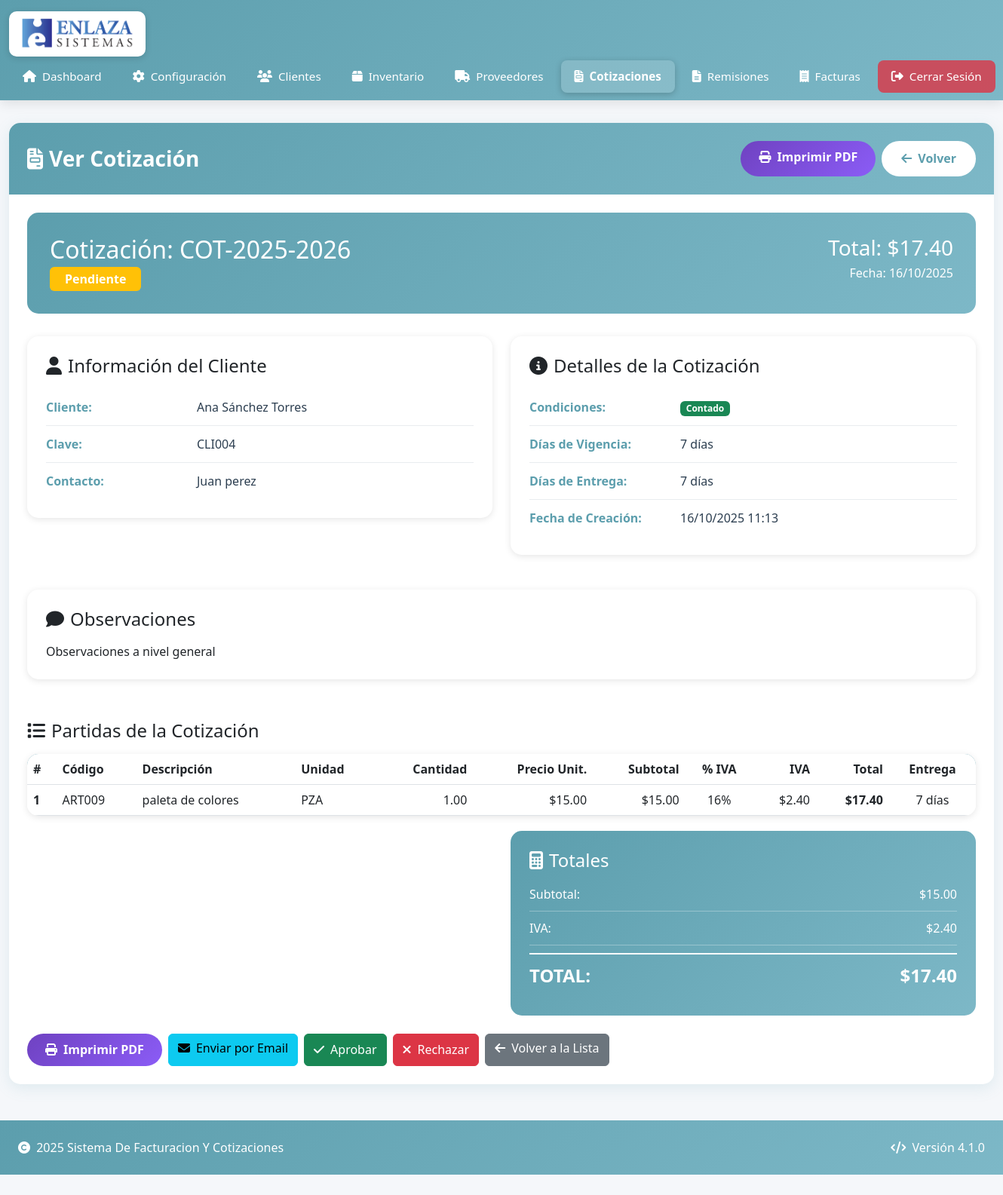
Page /cotizaciones/ver/2 on the committed database.
### tables this page shows
CREATE TABLE `cotizaciones` (
  `cotizacionesid` bigint(20) NOT NULL AUTO_INCREMENT,
  `clientesid` bigint(20) NOT NULL,
  `folio` varchar(50) NOT NULL,
  `fecha` date NOT NULL,
  `condiciones` enum('Contado','Credito') NOT NULL DEFAULT 'Contado',
  `dias_vigencia` int(11) NOT NULL DEFAULT '7',
  `contacto` varchar(245) DEFAULT NULL,
  `dias_entrega` int(11) NOT NULL DEFAULT '7',
  `subtotal` decimal(15,2) NOT NULL DEFAULT '0.00',
  `iva` decimal(15,2) NOT NULL DEFAULT '0.00',
  `total` decimal(15,2) NOT NULL DEFAULT '0.00',
  `status` enum('Pendiente','Aprobada','Rechazada','Vencida') NOT NULL DEFAULT 'Pendiente',
  `observaciones` text,
  `fecha_creacion` timestamp NOT NULL DEFAULT CURRENT_TIMESTAMP,
  `fecha_actualizacion` timestamp NOT NULL DEFAULT CURRENT_TIMESTAMP ON UPDATE CURRENT_TIMESTAMP,
  PRIMARY KEY (`cotizacionesid`),
  UNIQUE KEY `folio` (`folio`),
  KEY `idx_clientesid` (`clientesid`),
  KEY `idx_folio` (`folio`),
  KEY `idx_fecha` (`fecha`),
  KEY `idx_status` (`status`),
  CONSTRAINT `cotizaciones_ibfk_1` FOREIGN KEY (`clientesid`) REFERENCES `clientes` (`clientesid`)
);

CREATE TABLE `clientes` (
  `clientesid` bigint(20) NOT NULL AUTO_INCREMENT,
  `clavecliente` varchar(45) NOT NULL,
  `nombrecliente` varchar(245) NOT NULL,
  `direccion` varchar(145) DEFAULT NULL,
  `exterior` varchar(45) DEFAULT NULL,
  `interior` varchar(45) DEFAULT NULL,
  `colonia` varchar(145) DEFAULT NULL,
  `ciudad` varchar(45) DEFAULT NULL,
  `estado` varchar(45) DEFAULT NULL,
  `fecha_creacion` date NOT NULL DEFAULT '1990-01-01',
  `fecha_actualizacion` date NOT NULL DEFAULT '1990-01-01',
  PRIMARY KEY (`clientesid`),
  UNIQUE KEY `clavecliente` (`clavecliente`),
  KEY `idx_clavecliente` (`clavecliente`),
  KEY `idx_nombrecliente` (`nombrecliente`),
  KEY `idx_ciudad` (`ciudad`)
);

CREATE TABLE `partidas_cotizaciones` (
  `partidasid` bigint(20) NOT NULL AUTO_INCREMENT,
  `cotizacionesid` bigint(20) NOT NULL,
  `partida_numero` int(11) NOT NULL,
  `codigoarticulo` varchar(45) NOT NULL,
  `descripcion` varchar(245) NOT NULL,
  `cantidad` decimal(15,2) NOT NULL,
  `precio_unitario` decimal(15,2) NOT NULL,
  `precio_total` decimal(15,2) NOT NULL,
  `dias_entrega` int(11) NOT NULL DEFAULT '7',
  `unidad_medida` varchar(45) NOT NULL DEFAULT 'PZA',
  `porcentaje_iva` decimal(5,2) NOT NULL DEFAULT '16.00',
  `monto_iva` decimal(15,2) NOT NULL DEFAULT '0.00',
  `subtotal_partida` decimal(15,2) NOT NULL DEFAULT '0.00',
  `total_partida` decimal(15,2) NOT NULL DEFAULT '0.00',
  `observaciones_partida` text,
  `fecha_creacion` timestamp NOT NULL DEFAULT CURRENT_TIMESTAMP,
  PRIMARY KEY (`partidasid`),
  KEY `idx_cotizacionesid` (`cotizacionesid`),
  KEY `idx_codigoarticulo` (`codigoarticulo`),
  KEY `idx_partida_numero` (`partida_numero`),
  CONSTRAINT `partidas_cotizaciones_ibfk_1` FOREIGN KEY (`cotizacionesid`) REFERENCES `cotizaciones` (`cotizacionesid`) ON DELETE CASCADE
);

### views/cotizaciones/ver.php (the view, shortened to what the rows shown need)
<?php
require_once VIEWS_PATH . 'layout/header_dashboard.php';
?>
<div class="card card-custom">
    <div class="card-header">
        <div class="d-flex justify-content-between align-items-center flex-wrap gap-3">
            <h3 class="mb-0"><i class="fas fa-file-invoice me-2"></i><?php echo $titulo; ?></h3>
            <div class="d-flex gap-2">
                <a href="<?php echo BASE_URL; ?>cotizaciones/imprimir/<?php echo $cotizacion['cotizacionesid']; ?>"
                   target="_blank"
                   class="btn btn-imprimir">
                    <i class="fas fa-print me-2"></i>Imprimir PDF
                </a>
                <a href="<?php echo BASE_URL; ?>cotizaciones" class="btn btn-volver">
                    <i class="fas fa-arrow-left me-2"></i>Volver
                </a>
            </div>
        </div>
    </div>
    <div class="card-body p-4">
        <div class="cotizacion-header">
            <div class="row">
                <div class="col-md-6">
                    <h2 class="mb-1">Cotización: <?php echo htmlspecialchars($cotizacion['folio']); ?></h2>
                    <p class="mb-0">
                        <?php
                        $statusColors = [
                            'Pendiente' => 'warning',
                            'Aprobada' => 'success',
                            'Rechazada' => 'danger',
                            'Vencida' => 'secondary'
                        ];
                        $color = $statusColors[$cotizacion['status']] ?? 'secondary';
                        ?>
                        <span class="badge bg-<?php echo $color; ?>" style="font-size: 1rem; padding: 8px 20px;">
                            <?php echo $cotizacion['status']; ?>
                        </span>
                    </p>
                </div>
                <div class="col-md-6 text-md-end">
                    <h3 class="mb-1">Total: $<?php echo number_format($cotizacion['total'], 2); ?></h3>
                    <p class="mb-0">Fecha: <?php echo date('d/m/Y', strtotime($cotizacion['fecha'])); ?></p>
                </div>
            </div>
        </div>
        <div class="row">
            <div class="col-md-6">
                <div class="info-cotizacion">
                    <h4 class="mb-3"><i class="fas fa-user me-2"></i>Información del Cliente</h4>
                    <div class="info-row">
                        <div class="info-label">Cliente:</div>
                        <div class="info-value"><?php echo htmlspecialchars($cotizacion['nombrecliente']); ?></div>
                    </div>
                    <div class="info-row">
                        <div class="info-label">Clave:</div>
                        <div class="info-value"><?php echo htmlspecialchars($cotizacion['clavecliente']); ?></div>
                    </div>
                    <div class="info-row">
                        <div class="info-label">Contacto:</div>
                        <div class="info-value"><?php echo htmlspecialchars($cotizacion['contacto'] ?: 'N/A'); ?></div>
                    </div>
                </div>
            </div>
            <div class="col-md-6">
                <div class="info-cotizacion">
                    <h4 class="mb-3"><i class="fas fa-info-circle me-2"></i>Detalles de la Cotización</h4>
                    <div class="info-row">
                        <div class="info-label">Condiciones:</div>
                        <div class="info-value">
                            <span class="badge <?php echo $cotizacion['condiciones'] == 'Credito' ? 'bg-warning' : 'bg-success'; ?>">
                                <?php echo $cotizacion['condiciones']; ?>
                            </span>
                        </div>
                    </div>
                    <div class="info-row">
                        <div class="info-label">Días de Vigencia:</div>
                        <div class="info-value"><?php echo $cotizacion['dias_vigencia']; ?> días</div>
                    </div>
                    <div class="info-row">
                        <div class="info-label">Días de Entrega:</div>
                        <div class="info-value"><?php echo $cotizacion['dias_entrega']; ?> días</div>
                    </div>
                    <div class="info-row">
                        <div class="info-label">Fecha de Creación:</div>
                        <div class="info-value"><?php echo date('d/m/Y H:i', strtotime($cotizacion['fecha_creacion'])); ?></div>
                    </div>
                </div>
            </div>
        </div>
        <?php if (!empty($cotizacion['observaciones'])): ?>
        <div class="row mt-3">
            <div class="col-12">
                <div class="info-cotizacion">
                    <h4 class="mb-3"><i class="fas fa-comment me-2"></i>Observaciones</h4>
                    <p class="mb-0"><?php echo nl2br(htmlspecialchars($cotizacion['observaciones'])); ?></p>
                </div>
            </div>
        </div>
        <?php endif; ?>
        <div class="row mt-4">
            <div class="col-12">
                <h4 class="mb-3"><i class="fas fa-list me-2"></i>Partidas de la Cotización</h4>
                <div class="partidas-table">
                    <div class="table-responsive">
                        <table class="table table-hover mb-0">
                            <thead style="background: #5c9ead; color: white;">
                                <tr>
                                    <th>#</th>
                                    <th>Código</th>
                                    <th>Descripción</th>
                                    <th>Unidad</th>
                                    <th class="text-end">Cantidad</th>
                                    <th class="text-end">Precio Unit.</th>
                                    <th class="text-end">Subtotal</th>
                                    <th class="text-center">% IVA</th>
                                    <th class="text-end">IVA</th>
                                    <th class="text-end">Total</th>
                                    <th class="text-center">Entrega</th>
                                </tr>
                            </thead>
                            <tbody>
                                <?php if (empty($cotizacion['partidas'])): ?>
                                    <tr>
                                        <td colspan="11" class="text-center py-4">
                                            No hay partidas registradas
                                        </td>
                                    </tr>
                                <?php else: ?>
                                    <?php foreach ($cotizacion['partidas'] as $partida): ?>
                                    <tr>
                                        <td><strong><?php echo $partida['partida_numero']; ?></strong></td>
                                        <td><?php echo htmlspecialchars($partida['codigoarticulo']); ?></td>
                                        <td><?php echo htmlspecialchars($partida['descripcion']); ?></td>
                                        <td><?php echo htmlspecialchars($partida['unidad_medida']); ?></td>
                                        <td class="text-end"><?php echo number_format($partida['cantidad'], 2); ?></td>
                                        <td class="text-end">$<?php echo number_format($partida['precio_unitario'], 2); ?></td>
                                        <td class="text-end">$<?php echo number_format($partida['precio_total'], 2); ?></td>
                                        <td class="text-center"><?php echo number_format($partida['porcentaje_iva'], 0); ?>%</td>
                                        <td class="text-end">$<?php echo number_format($partida['monto_iva'], 2); ?></td>
                                        <td class="text-end"><strong>$<?php echo number_format($partida['total_partida'], 2); ?></strong></td>
                                        <td class="text-center"><?php echo $partida['dias_entrega']; ?> días</td>
                                    </tr>
                                    <?php endforeach; ?>
                                <?php endif; ?>
                            </tbody>
                        </table>
                    </div>
                </div>
            </div>
        </div>
        <div class="row">
            <div class="col-md-6 offset-md-6">
                <div class="totalizacion-box">
                    <h4><i class="fas fa-calculator me-2"></i>Totales</h4>
                    <div class="total-line">
                        <span>Subtotal:</span>
                        <span>$<?php echo number_format($cotizacion['subtotal'], 2); ?></span>
                    </div>
                    <div class="total-line">
                        <span>IVA:</span>
                        <span>$<?php echo number_format($cotizacion['iva'], 2); ?></span>
                    </div>
                    <div class="total-line final">
                        <span>TOTAL:</span>
                        <span>$<?php echo number_format($cotizacion['total'], 2); ?></span>
                    </div>
                </div>
            </div>
        </div>
        <div class="row mt-4">
            <div class="col-12">
                <div class="d-flex gap-2 flex-wrap">
                    <a href="<?php echo BASE_URL; ?>cotizaciones/imprimir/<?php echo $cotizacion['cotizacionesid']; ?>"
                       target="_blank"
                       class="btn btn-imprimir">
                        <i class="fas fa-print me-2"></i>Imprimir PDF
                    </a>
                    <a href="<?php echo BASE_URL; ?>cotizaciones/enviarEmail/<?php echo $cotizacion['cotizacionesid']; ?>"
                       class="btn btn-info">
                        <i class="fas fa-envelope me-2"></i>Enviar por Email
                    </a>
                    <?php if ($cotizacion['status'] == 'Pendiente'): ?>
                    <button class="btn btn-success" onclick="cambiarStatus(<?php echo $cotizacion['cotizacionesid']; ?>, 'Aprobada')">
                        <i class="fas fa-check me-2"></i>Aprobar
                    </button>
                    <button class="btn btn-danger" onclick="cambiarStatus(<?php echo $cotizacion['cotizacionesid']; ?>, 'Rechazada')">
                        <i class="fas fa-times me-2"></i>Rechazar
                    </button>
                    <?php endif; ?>
                    <a href="<?php echo BASE_URL; ?>cotizaciones" class="btn btn-secondary">
                        <i class="fas fa-arrow-left me-2"></i>Volver a la Lista
                    </a>
                </div>
            </div>
        </div>
    </div>
</div>
<?php
require_once VIEWS_PATH . 'layout/footer.php';
?>

### rows in the picture
cotizaciones: folio "COT-2025-2026", status "Pendiente", total "17.40", fecha "16/10/2025", clientesid.nombrecliente "Ana Sánchez Torres", clientesid.clavecliente "CLI004", contacto "Juan perez", condiciones "Contado", dias_vigencia "7", dias_entrega "7", fecha_creacion "16/10/2025 11:13", observaciones "Observaciones a nivel general", subtotal "15.00", iva "2.40"
partidas_cotizaciones: partida_numero "1", codigoarticulo "ART009", descripcion "paleta de colores", unidad_medida "PZA", cantidad "1.00", precio_unitario "15.00", precio_total "15.00", porcentaje_iva "16", monto_iva "2.40", total_partida "17.40", dias_entrega "7"

### other values in the picture
$titulo "Ver Cotización"
SYSTEM_NAME "Sistema De Facturacion Y Cotizaciones"
SYSTEM_VERSION "4.1.0"
